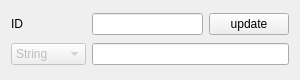
<?xml version="1.0" encoding="UTF-8"?>
<ui version="4.0">
 <class>AttributeItem</class>
 <widget class="QWidget" name="AttributeItem">
  <property name="geometry">
   <rect>
    <x>0</x>
    <y>0</y>
    <width>300</width>
    <height>80</height>
   </rect>
  </property>
  <property name="windowTitle">
   <string>Form</string>
  </property>
  <layout class="QGridLayout" name="gridLayout">
   <item row="0" column="0">
    <widget class="QLabel" name="idLabel">
     <property name="text">
      <string>ID</string>
     </property>
    </widget>
   </item>
   <item row="0" column="1">
    <widget class="QLineEdit" name="nameLineEdit">
     <property name="readOnly">
      <bool>true</bool>
     </property>
    </widget>
   </item>
   <item row="1" column="0">
    <widget class="QComboBox" name="typeComboBox">
     <property name="enabled">
      <bool>false</bool>
     </property>
     <property name="editable">
      <bool>false</bool>
     </property>
     <item>
      <property name="text">
       <string>String</string>
      </property>
     </item>
     <item>
      <property name="text">
       <string>Integer</string>
      </property>
     </item>
     <item>
      <property name="text">
       <string>Float</string>
      </property>
     </item>
     <item>
      <property name="text">
       <string>Boolean</string>
      </property>
     </item>
    </widget>
   </item>
   <item row="0" column="2">
    <widget class="QPushButton" name="updateButton">
     <property name="minimumSize">
      <size>
       <width>60</width>
       <height>0</height>
      </size>
     </property>
     <property name="text">
      <string>update</string>
     </property>
     <property name="flat">
      <bool>false</bool>
     </property>
    </widget>
   </item>
   <item row="1" column="1" colspan="2">
    <widget class="QLineEdit" name="valueLineEdit"/>
   </item>
  </layout>
 </widget>
 <resources/>
 <connections/>
</ui>
